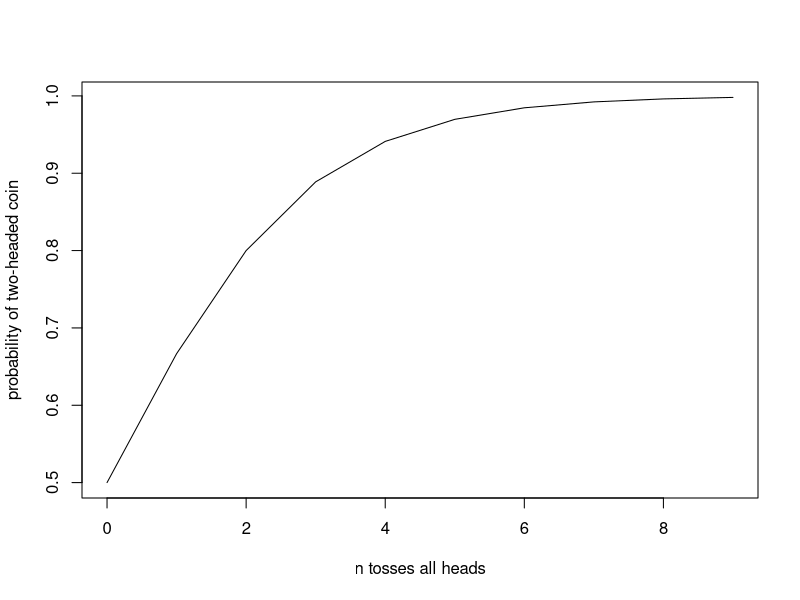

This figure's R source:
# Example 13. A box has a two-headed coin and a fair coin. 
# A coin is picked up and flipped n times, yielding heads 
# each time. 
# What is the probability that the two-headed coin is chosen?

bayes_theorem <- function(k, p_a_cond_b, p_b) {
  x <- as.array(p_a_cond_b)
  y <- as.array(p_b)
  
  p_a <- sum(x * y)
  return((p_a_cond_b[k] * p_b[k]) / p_a)
}

cond_prob <- function(n) {
  return(c(1, (1 / 2 ^ n)))
}

post_prob <- function(n) {
  p_b <- c(1 / 2, 1 / 2)
  p_a_cond_b <- c(1, (1 / 2 ^ n))
  
  return(bayes_theorem(1, p_a_cond_b, p_b))
}

make_plot <- function() {
  x <- c()
  y <- c()
  for (n in 0:9) {
    x <- c(x, n)
    y <- c(y, post_prob(n))
  }
  plot(x, y, type = "l", xlab = "n tosses all heads", ylab = "probability of two-headed coin")
  dev.copy(png, "ex13.png")
  dev.off()
}

make_plot()